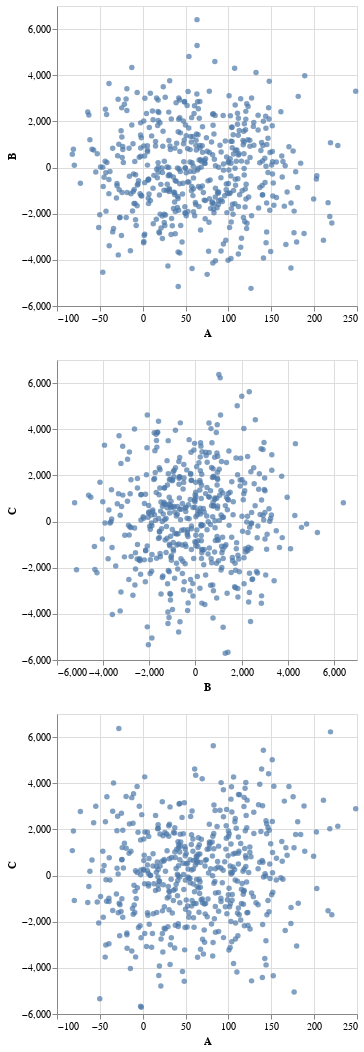

Source (notebook cell):
### Code cell
A, B, C = random.choice(ABC_all).transpose()
AB = alt.Chart(pd.DataFrame({"A":A, "B":B})).mark_circle().encode(
    x="A",
    y="B")
BC= alt.Chart(pd.DataFrame({"B":B, "C":C})).mark_circle().encode(
    x="B",
    y="C")
AC = alt.Chart(pd.DataFrame({"A":A, "C":C})).mark_circle().encode(
    x="A",
    y="C")

alt.vconcat(AB, BC, AC)

### Figure 1 — Vega-Lite specification as saved in the notebook (floating-point values rounded to 4 significant figures; data arrays with more than 128 entries replaced by an {"elided": "..."} marker saying what was removed)
{"config": {"view": {"continuousWidth": 300, "continuousHeight": 300}}, "vconcat": [{"data": {"name": "data-d553f7a50db3f0ed4060e254df60372d"}, "mark": {"type": "circle"}, "encoding": {"x": {"field": "A", "type": "quantitative"}, "y": {"field": "B", "type": "quantitative"}}}, {"data": {"name": "data-71326c4ad73f9e8f6a859ea557055c4b"}, "mark": {"type": "circle"}, "encoding": {"x": {"field": "B", "type": "quantitative"}, "y": {"field": "C", "type": "quantitative"}}}, {"data": {"name": "data-53d0992d2cfc607e1fb35f097563953c"}, "mark": {"type": "circle"}, "encoding": {"x": {"field": "A", "type": "quantitative"}, "y": {"field": "C", "type": "quantitative"}}}], "$schema": "https://vega.github.io/schema/vega-lite/v5.16.3.json", "datasets": {"data-d553f7a50db3f0ed4060e254df60372d": {"elided": "500 records"}, "data-71326c4ad73f9e8f6a859ea557055c4b": {"elided": "500 records"}, "data-53d0992d2cfc607e1fb35f097563953c": {"elided": "500 records"}}}
